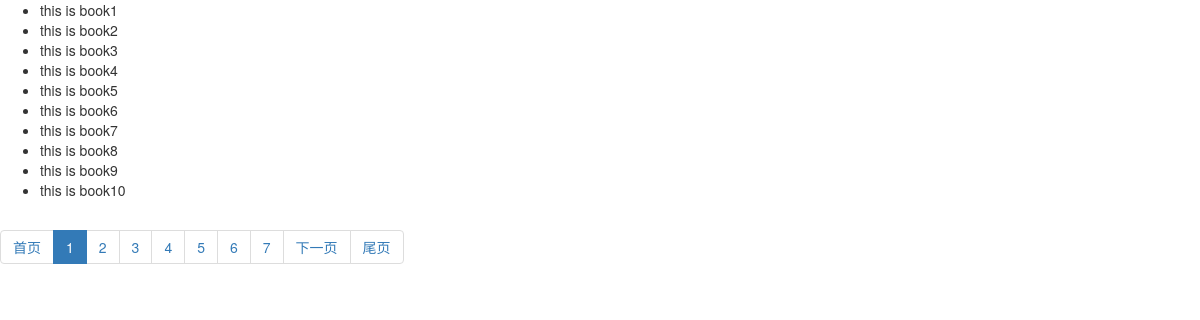
/pager3/, run on the app's committed database.
### page_app/models.py (models this page shows)
class Books(models.Model):
    name=models.CharField(max_length=64,verbose_name='书名')
    class Meta:
        verbose_name='books'
        verbose_name_plural='books'
    def __str__(self):
        return self.name

### page_app/views.py (the view)
# urls.py: path('pager3/',views.pager3,name='pager3'),
def pager3(request):
    from page_app.MyPaginator import Pagination
    book_list = Books.objects.all()
    book_count = book_list.count()
    current_page = request.GET.get('page','1')
    page_obj = Pagination(book_count,current_page)
    books = book_list[page_obj.start:page_obj.end]        # 切片
    context={'books':books,'page_obj':page_obj}
    return render(request, 'page_app/pager3.html',context)

### page_app/MyPaginator.py (called while the page is built)
    @property
    def start(self):
        return (self.current_page-1) * self.per_page

    @property
    def end(self):
        return self.current_page * self.per_page

    @property
    def num_pages(self):
        val,mod=divmod(self.total_count,self.per_page)
        if mod==0:
            return val
        else:
            return val+1

    def page_num_range(self):
        if self.num_pages <= self.max_page_num:
            return range(1,self.num_pages+1)
        part=int(self.max_page_num/2)
        if self.current_page <= part:
            return range(1,self.max_page_num+1)
        elif self.current_page > (self.num_pages-part):
            return range(self.num_pages-self.max_page_num+1,self.num_pages+1)
        else:
            return range(self.current_page-part,self.current_page+part+1)

### page_app/templates/page_app/pager3.html (shortened to what this page needs)
<!DOCTYPE html>
{% load staticfiles %}
<html lang="en">
<head>
    <link rel="stylesheet" href="https://cdn.jsdelivr.net/npm/bootstrap@3.3.7/dist/css/bootstrap.min.css">
</head>
<body>
    <ul>
        {% for book in books %}
            <li>{{ book }}</li>
        {% endfor %}
    </ul>
    <ul class="pagination">
        {{ page_obj.show_page|safe }}
    </ul>
</body>
</html>

### data on the page
Books: name "this is book1"
Books: name "this is book2"
Books: name "this is book3"
Books: name "this is book4"
Books: name "this is book5"
Books: name "this is book6"
Books: name "this is book7"
Books: name "this is book8"
Books: name "this is book9"
Books: name "this is book10"

### other printed values
{{ page_obj.show_page|safe }} "首页 1 2 3 4 5 6 7 下一页 尾页"
